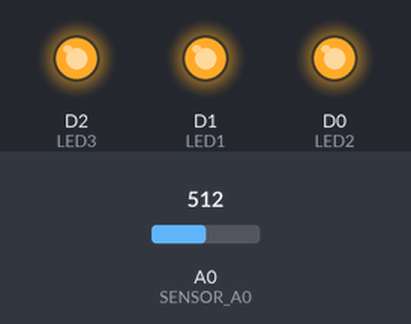
Simulated run of this sketch. Board: ESP8266 (NodeMCU). On the bench: output pins drawn as LEDs (lit = HIGH). The inputs (shaded band) are chosen by the test bench; at power-on: A0 (SENSOR_A0) = 512. WiFi joins after 1.5 s; servers stay silent unless stated; random numbers use the default seed unless the sketch sets one; no MQTT or app messages arrive unless stated; not simulated (calls return 0 or success): secrets.h; what the sketch prints to the serial monitor is not drawn.

Above: at 4.3 s.
4.4 s: A0 (SENSOR_A0) set to 607
11.2 s: A0 (SENSOR_A0) set to 630
At 15.6 s:
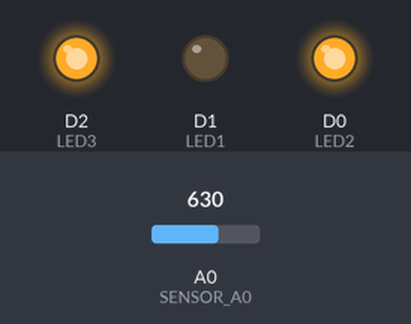
16.5 s: A0 (SENSOR_A0) set to 511
At 20.6 s:
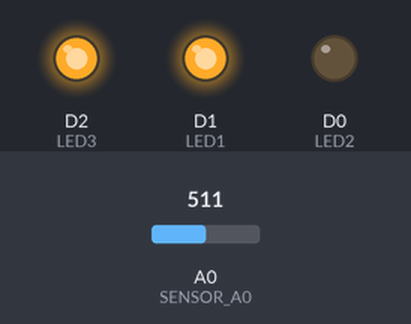
21.5 s: A0 (SENSOR_A0) set to 716
At 25.6 s:
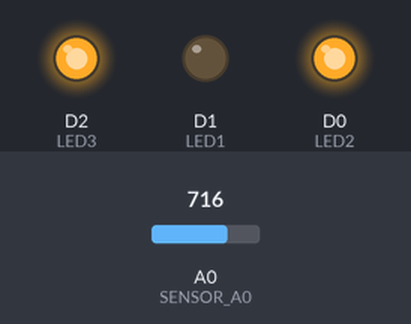
Timing chart, 0 to 27.1 s (numbered marks = the images above; inputs shaded):
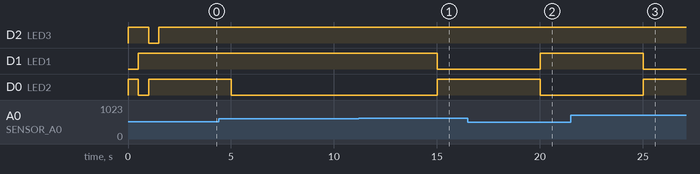

The sketch:

mqtt_node.ino
```cpp
// Red IoT colaborativa - Equipo 3 (TC1004B grupo 503)
// Board support: esp8266 (by ESP8266 Community) version 2.5.2
//
// Cada NodeMCU publica su "temperatura" (potenciometro) en su topico,
// escucha a todos los nodos, promedia y pone el LED RGB:
//   promedio < TEMP_BAJA               -> AZUL
//   TEMP_BAJA <= promedio <= TEMP_ALTA -> VERDE
//   promedio > TEMP_ALTA               -> ROJO

#include <ESP8266WiFi.h>
#include <PubSubClient.h>

// ======================= CAMBIA SOLO ESTO =======================
#define MI_ID 5                 // numero de TU nodo (1 a 5). Cada quien el suyo.
#define ANODO_COMUN true        // true = LED de anodo comun (LOW enciende)
                                // false = LED de catodo comun (HIGH enciende)
#define MOSTRAR_MENSAJES false  // true = imprime cada mensaje que llega (muy rapido)
// ================================================================

#include "secrets.h"   // define WIFI_SSID y WIFI_PASSWORD (copia secrets.h.example a secrets.h)

#define SENSOR_A0 A0
#define LED1 D1   // R - Rojo
#define LED2 D0   // G - Verde
#define LED3 D2   // B - Azul

const char *mqtt_server = "broker.hivemq.com";
const char *PREFIJO = "TC1004B.503.Eq3";        // identificador del equipo

// Limites de temperatura
const float TEMP_BAJA = 15.0;   // menos que esto  -> azul
const float TEMP_ALTA = 30.0;   // mas que esto    -> rojo

// El potenciometro (0-1023) se mapea a este rango de temperatura simulada
const float TEMP_MIN_POT = 0.0;
const float TEMP_MAX_POT = 50.0;

const int NUM_NODOS = 5;
float temperaturas[NUM_NODOS + 1];   // indices 1..5 (el 0 no se usa)
bool  recibido[NUM_NODOS + 1];       // true si ya llego algun valor de ese nodo

char topicPub[60];    // TC1004B.503.Eq3/nodoN/temp
char topicSub[60];    // TC1004B.503.Eq3/+/temp

WiFiClient espClient;
PubSubClient client(espClient);

unsigned long tiempoAnterior = 0;
const unsigned long INTERVALO_PUB = 3000;       // publicar cada 3 segundos

unsigned long ultimoCalculo = 0;
const unsigned long INTERVALO_CALCULO = 5000;   // promedio + LED cada 5 segundos

int lecturaPot = 0;   // ultima lectura de mi potenciometro

// ---------- LED RGB ----------
void setColor(bool r, bool g, bool b) {
    int on  = ANODO_COMUN ? LOW  : HIGH;
    int off = ANODO_COMUN ? HIGH : LOW;
    digitalWrite(LED1, r ? on : off);
    digitalWrite(LED2, g ? on : off);
    digitalWrite(LED3, b ? on : off);
}

// ---------- WiFi ----------
void setup_wifi() {
    delay(100);
    Serial.println();
    Serial.print("macAddress: ");
    Serial.println(WiFi.macAddress());
    Serial.print("Conectando WiFi --> ");
    Serial.println(WIFI_SSID);
    WiFi.begin(WIFI_SSID, WIFI_PASSWORD);
    while (WiFi.status() != WL_CONNECTED) {
        delay(500);
        Serial.print(".");
    }
    randomSeed(micros());
    Serial.println();
    Serial.println("WiFi conectado!");
    Serial.print("IP address: ");
    Serial.println(WiFi.localIP());
}

// ---------- Resumen, promedio y LED ----------
void actualizarLED() {
    float suma = 0;
    int cuantos = 0;

    Serial.println();
    Serial.println("========== RESUMEN ==========");
    Serial.print("Mi potenciometro: ");
    Serial.println(lecturaPot);

    for (int i = 1; i <= NUM_NODOS; i++) {
        Serial.print("Nodo ");
        Serial.print(i);
        if (i == MI_ID) Serial.print(" (yo)");
        if (recibido[i]) {
            Serial.print(": ");
            Serial.println(temperaturas[i], 1);
            suma += temperaturas[i];
            cuantos++;
        } else {
            Serial.println(": sin datos");
        }
    }

    if (cuantos == 0) {
        Serial.println("Todavia no hay datos.");
        return;
    }

    float promedio = suma / cuantos;
    Serial.print("PROMEDIO de ");
    Serial.print(cuantos);
    Serial.print(" nodo(s) = ");
    Serial.println(promedio, 1);

    if (promedio < TEMP_BAJA) {
        Serial.println("LED: AZUL (muy baja)");
        setColor(false, false, true);
    } else if (promedio > TEMP_ALTA) {
        Serial.println("LED: ROJO (alta)");
        setColor(true, false, false);
    } else {
        Serial.println("LED: VERDE (normal)");
        setColor(false, true, false);
    }
    Serial.println("=============================");
}

// ---------- Callback: llega un mensaje MQTT ----------
// Topico esperado: TC1004B.503.Eq3/nodoN/temp   (N = 1..5)
void callback(char* topic, byte* payload, unsigned int length) {
    char texto[32];
    unsigned int n = (length < sizeof(texto) - 1) ? length : sizeof(texto) - 1;
    memcpy(texto, payload, n);
    texto[n] = '\0';

    if (MOSTRAR_MENSAJES) {
        Serial.print("Mensaje [");
        Serial.print(topic);
        Serial.print("] = ");
        Serial.println(texto);
    }

    // Sacar el numero de nodo del topico
    String t = String(topic);
    int pos = t.indexOf("/nodo");
    if (pos < 0) return;
    int id = t.charAt(pos + 5) - '0';
    if (id < 1 || id > NUM_NODOS) return;

    // Validar que el mensaje sea un numero (ignora texto)
    char c = texto[0];
    if (!(c == '-' || c == '.' || (c >= '0' && c <= '9'))) return;

    temperaturas[id] = atof(texto);
    recibido[id] = true;
}

// ---------- MQTT ----------
void reconnect() {
    while (!client.connected()) {
        Serial.print("Intentando conexion MQTT ...");
        String clientId = "ESP8266Client-";
        clientId += String(random(0xffff), HEX);
        if (client.connect(clientId.c_str())) {
            Serial.println("Conectado al 'broker' MQTT!!!");
            client.subscribe(topicSub);
            Serial.print("Suscrito a: ");
            Serial.println(topicSub);
        } else {
            Serial.print("Error de conexion, rc=");
            Serial.print(client.state());
            Serial.println(" ... reintentando en 6 seg.");
            delay(6000);
        }
    }
}

void setup() {
    pinMode(LED1, OUTPUT);
    pinMode(LED2, OUTPUT);
    pinMode(LED3, OUTPUT);
    Serial.begin(115200);

    // Prueba del LED: rojo, verde, azul
    Serial.println();
    Serial.println("Prueba de LED: rojo, verde, azul");
    setColor(true, false, false);  delay(500);
    setColor(false, true, false);  delay(500);
    setColor(false, false, true);  delay(500);
    setColor(false, false, false);

    for (int i = 0; i <= NUM_NODOS; i++) {
        temperaturas[i] = 0;
        recibido[i] = false;
    }

    snprintf(topicPub, sizeof(topicPub), "%s/nodo%d/temp", PREFIJO, MI_ID);
    snprintf(topicSub, sizeof(topicSub), "%s/+/temp", PREFIJO);

    setup_wifi();
    client.setServer(mqtt_server, 1883);
    client.setCallback(callback);
}

void loop() {
    if (!client.connected()) {
        reconnect();
    }
    client.loop();   // procesa los mensajes que llegan

    unsigned long ahora = millis();

    // --- Publicar mi temperatura ---
    if (ahora - tiempoAnterior >= INTERVALO_PUB) {
        tiempoAnterior = ahora;

        lecturaPot = analogRead(SENSOR_A0);   // 0 - 1023
        float temp = TEMP_MIN_POT + (lecturaPot / 1023.0) * (TEMP_MAX_POT - TEMP_MIN_POT);

        char mensaje[16];
        dtostrf(temp, 1, 1, mensaje);          // ej. "23.4"
        client.publish(topicPub, mensaje);

        // Guardar mi propio valor de inmediato
        temperaturas[MI_ID] = atof(mensaje);
        recibido[MI_ID] = true;
    }

    // --- Calcular promedio y actualizar LED ---
    if (ahora - ultimoCalculo >= INTERVALO_CALCULO) {
        ultimoCalculo = ahora;
        actualizarLED();
    }
}
```

Measured:
- the behaviour switches between 614 and 615 on A0 (SENSOR_A0) (found by bisection; images 0 and 1)
- after the input at 11.2 s, D1 (LED1): HIGH → LOW after 3.8 s; D0 (LED2): LOW → HIGH after 3.8 s
- after the input at 16.5 s, D1 (LED1): LOW → HIGH after 3.5 s; D0 (LED2): HIGH → LOW after 3.5 s
- after the input at 21.5 s, D1 (LED1): HIGH → LOW after 3.5 s; D0 (LED2): LOW → HIGH after 3.5 s
